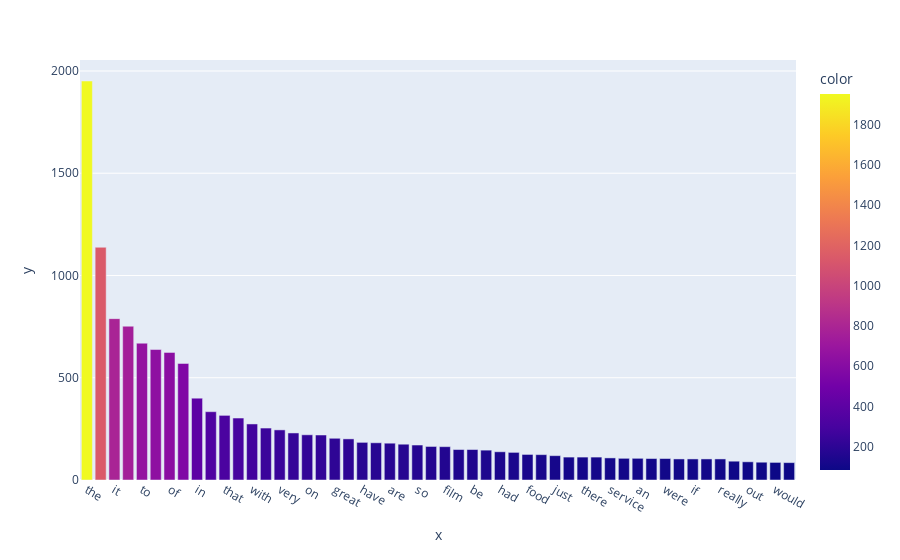

The cell this chart's notebook holds for it:
### Code cell
# sort X_count_partial and term_frequencies_partial by term_frequencies_partial in descending order
df_count_partial_sort = df_count_partial[np.argsort(term_frequencies_partial)][::-1]
term_frequencies_partial_sort = np.sort(term_frequencies_partial)[::-1]
print(len(df_count_partial_sort), len(term_frequencies_partial_sort))
fig = px.bar(x=df_count_partial_sort, y=term_frequencies_partial_sort, color=term_frequencies_partial_sort)
fig.show()

### Figure 1 — Plotly figure (JSON) as saved in the notebook; plotly's stock layout.template omitted (floating-point values rounded to 4 significant figures)
{"data": [{"alignmentgroup": "True", "hovertemplate": "x=%{x}<br>y=%{y}<br>color=%{marker.color}<extra></extra>", "legendgroup": "", "marker": {"color": [1951, 1138, 789, 752, 669, 638, 624, 570, 400, 334, 316, 303, 274, 254, 245, 230, 221, 220, 204, 201, 184, 182, 180, 175, 171, 164, 163, 149, 149, 146, 138, 135, 125, 124, 119, 112, 112, 112, 108, 106, 106, 105, 105, 103, 103, 103, 103, 92, 89, 87, 86, 85], "coloraxis": "coloraxis", "pattern": {"shape": ""}}, "name": "", "offsetgroup": "", "orientation": "v", "showlegend": false, "textposition": "auto", "type": "bar", "x": ["the", "and", "it", "is", "to", "this", "of", "was", "in", "for", "that", "not", "with", "my", "very", "good", "on", "you", "great", "but", "have", "movie", "are", "as", "so", "phone", "film", "all", "be", "one", "had", "at", "food", "like", "just", "time", "there", "place", "service", "they", "an", "we", "were", "from", "if", "bad", "really", "well", "out", "has", "would", "about"], "xaxis": "x", "y": [1951, 1138, 789, 752, 669, 638, 624, 570, 400, 334, 316, 303, 274, 254, 245, 230, 221, 220, 204, 201, 184, 182, 180, 175, 171, 164, 163, 149, 149, 146, 138, 135, 125, 124, 119, 112, 112, 112, 108, 106, 106, 105, 105, 103, 103, 103, 103, 92, 89, 87, 86, 85], "yaxis": "y"}], "layout": {"barmode": "relative", "coloraxis": {"colorbar": {"title": {"text": "color"}}, "colorscale": [[0, "#0d0887"], [0.1111, "#46039f"], [0.2222, "#7201a8"], [0.3333, "#9c179e"], [0.4444, "#bd3786"], [0.5556, "#d8576b"], [0.6667, "#ed7953"], [0.7778, "#fb9f3a"], [0.8889, "#fdca26"], [1, "#f0f921"]]}, "legend": {"tracegroupgap": 0}, "margin": {"t": 60}, "xaxis": {"anchor": "y", "domain": [0, 1], "title": {"text": "x"}}, "yaxis": {"anchor": "x", "domain": [0, 1], "title": {"text": "y"}}}}
